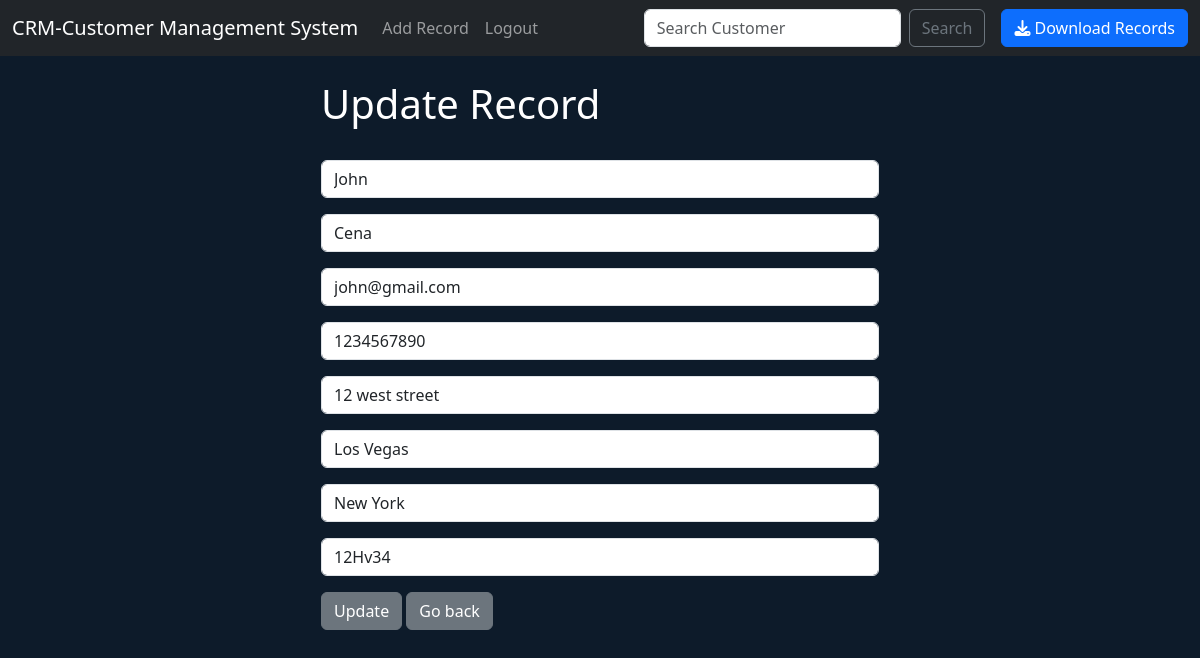
/update/1 (signed in), run on the app's committed database.
### website/models.py (models this page shows, shortened)
class Record(models.Model):
    created_at = models.DateTimeField(auto_now_add=True)
    first_name = models.CharField(max_length=100)
    last_name = models.CharField(max_length=100)
    email = models.EmailField(max_length=100)
    phone = models.IntegerField()
    address = models.CharField(max_length=100)
    city = models.CharField(max_length=100)
    state = models.CharField(max_length=100)
    zipcode = models.CharField(max_length=100)

### website/views.py (the view)
# urls.py: path('update/<int:pk>',views.update_record, name="update-record" ),
def update_record(request,pk):
    if request.user.is_authenticated:
        current_record = Record.objects.get(id=pk)
        form = AddRecordForm(request.POST or None,instance=current_record) # instance=current_record will display old values
        if form.is_valid():
            form.save()
            messages.success(request, "Record has been Updated.")
            return redirect('home')
        return render(request,'update_record.html',{'form':form})
    else:
        messages.success(request,"You must be logged in.")
        return redirect('home')

### website/forms.py
class AddRecordForm(forms.ModelForm):
    first_name = forms.CharField(required=True,label="",widget=forms.TextInput(attrs={'class':'form-control','placeholder':'First Name'}))
    last_name = forms.CharField(required=True,label="",widget=forms.TextInput(attrs={'class':'form-control','placeholder':'Last Name'}))
    email = forms.CharField(required=True,label="",widget=forms.TextInput(attrs={'class':'form-control','placeholder':'Email'}))
    phone = forms.CharField(required=True,label="",widget=forms.TextInput(attrs={'class':'form-control','placeholder':'Phone'}))
    address = forms.CharField(required=True,label="",widget=forms.TextInput(attrs={'class':'form-control','placeholder':'Address'}))
    city= forms.CharField(required=True,label="",widget=forms.TextInput(attrs={'class':'form-control','placeholder':'City'}))
    state = forms.CharField(required=True,label="",widget=forms.TextInput(attrs={'class':'form-control','placeholder':'State'}))
    zipcode = forms.CharField(required=True,label="",widget=forms.TextInput(attrs={'class':'form-control','placeholder':'ZipCode'}))
    class Meta:
        model= Record
        exclude = ("User",)

### website/templates/update_record.html (shortened to what this page needs)
{% extends 'base.html' %}
{% block content %}
<div class="col-md-6 offset-md-3">
<h1>Update Record</h1>
<br>
<form  method="POST">
    {{ form.as_p }}
<button type="submit" class="btn btn-secondary">Update</button>
<a href="{% url 'home' %}" class="card-link btn btn-secondary" >Go back</a>
</form>
</div>
{% endblock content%}

### website/templates/base.html (style rules this page uses)
body { background-color: #0d1b2a; color: white; }
a, .btn-link { color:#4ea8de; }

### data on the page
Record: first_name "John", last_name "Cena", email "john@gmail.com", phone "1234567890", address "12 west street", city "Los Vegas", state "New York", zipcode "12Hv34"
